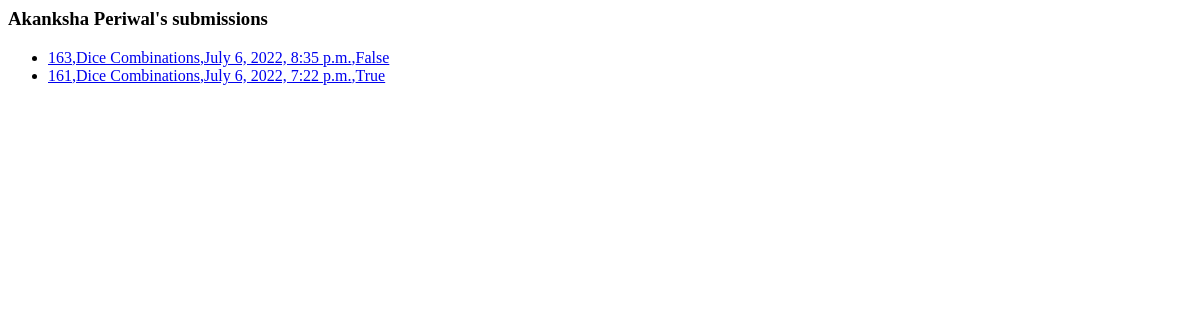
The app's page /adiperiwal_oj/1/allsubmissionslist/, older data.
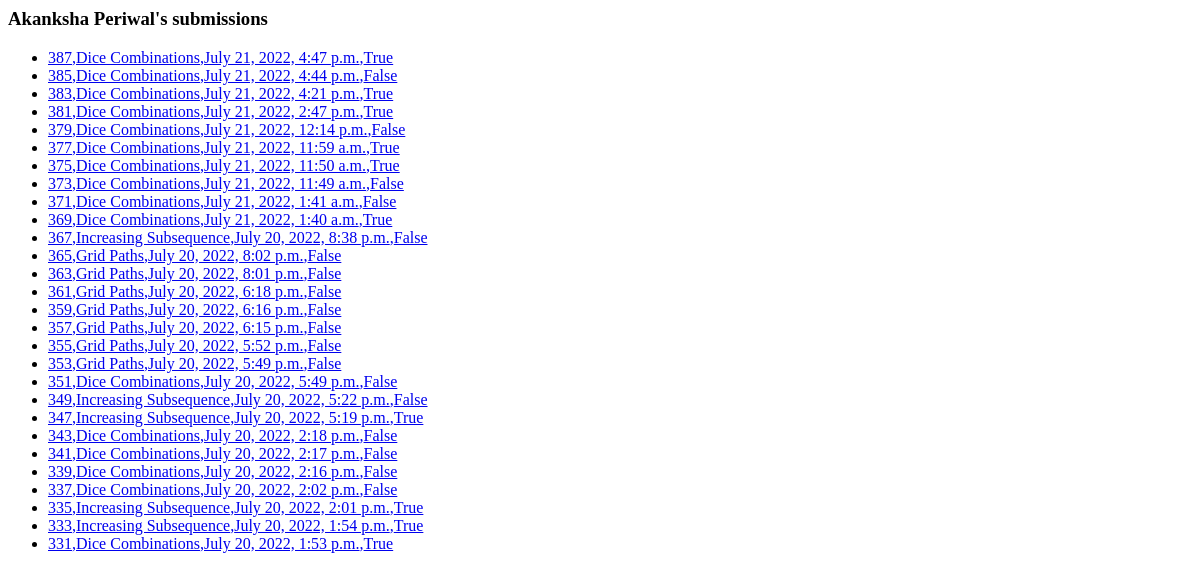
The same page, newer data.
### adiperiwal_oj/models.py (models this page shows)
class User(models.Model):
    username = models.TextField("kjxnwek")
    password = models.TextField("buhw")

class Submissions(models.Model):
    qwerty=models.ForeignKey(User, on_delete=models.CASCADE)
    answer = models.ForeignKey(Problem, on_delete=models.CASCADE)
    coder = models.TextField("C++")
    useroutput=models.TextField("xyz")
    sub_date = models.DateTimeField('Submitted at')
    verdict = models.BooleanField()

class Problem(models.Model):
    y=models.ForeignKey(User, on_delete=models.CASCADE)
    name = models.CharField(max_length=200)
    statement = models.TextField()
    difficulty = models.IntegerField(default=0)
    solved_status = models.BooleanField()

### adiperiwal_oj/views.py (the view)
# urls.py: path('<int:user_id>/allsubmissionslist/',views.allsubmissionslist,name='allsubmissionslist'),
def allsubmissionslist(request,user_id):
    user=get_object_or_404(User, pk=user_id)
    k=[]
    x=0
    for s in user.submissions_set.all():
        x=x+1
        if x&1:
            k.append(s)
    k.reverse()
    return render(request, 'adiperiwal_oj/allsubmissionslist.html', {'k':k,'user':user})

### adiperiwal_oj/templates/adiperiwal_oj/allsubmissionslist.html
<h3>{{user.username}}'s submissions</h3>
    <ul>
    {% for submission in k %}
        <li><a href="/adiperiwal_oj/{{ problem.id }}/particular/{{submission.id}}/{{user.id}}/">{{ submission.id }},{{submission.answer.name}},{{submission.sub_date}},{{submission.verdict}}</a></li>
    {% endfor %}
    </ul>

Row changes from the older to the newer data that the page shows:
removed Submissions: id "163", answer.name "Dice Combinations", sub_date "July 6, 2022, 8:35 p.m.", verdict "False"
removed Submissions: id "161", answer.name "Dice Combinations", sub_date "July 6, 2022, 7:22 p.m.", verdict "True"
added Submissions: id "387", answer.name "Dice Combinations", sub_date "July 21, 2022, 4:47 p.m.", verdict "True"
added Submissions: id "385", answer.name "Dice Combinations", sub_date "July 21, 2022, 4:44 p.m.", verdict "False"
added Submissions: id "383", answer.name "Dice Combinations", sub_date "July 21, 2022, 4:21 p.m.", verdict "True"
added Submissions: id "381", answer.name "Dice Combinations", sub_date "July 21, 2022, 2:47 p.m.", verdict "True"
added Submissions: id "379", answer.name "Dice Combinations", sub_date "July 21, 2022, 12:14 p.m.", verdict "False"
added Submissions: id "377", answer.name "Dice Combinations", sub_date "July 21, 2022, 11:59 a.m.", verdict "True"
added Submissions: id "375", answer.name "Dice Combinations", sub_date "July 21, 2022, 11:50 a.m.", verdict "True"
added Submissions: id "373", answer.name "Dice Combinations", sub_date "July 21, 2022, 11:49 a.m.", verdict "False"
added Submissions: id "371", answer.name "Dice Combinations", sub_date "July 21, 2022, 1:41 a.m.", verdict "False"
added Submissions: id "369", answer.name "Dice Combinations", sub_date "July 21, 2022, 1:40 a.m.", verdict "True"
added Submissions: id "367", answer.name "Increasing Subsequence", sub_date "July 20, 2022, 8:38 p.m.", verdict "False"
added Submissions: id "365", answer.name "Grid Paths", sub_date "July 20, 2022, 8:02 p.m.", verdict "False"
added Submissions: id "363", answer.name "Grid Paths", sub_date "July 20, 2022, 8:01 p.m.", verdict "False"
added Submissions: id "361", answer.name "Grid Paths", sub_date "July 20, 2022, 6:18 p.m.", verdict "False"
added Submissions: id "359", answer.name "Grid Paths", sub_date "July 20, 2022, 6:16 p.m.", verdict "False"
added Submissions: id "357", answer.name "Grid Paths", sub_date "July 20, 2022, 6:15 p.m.", verdict "False"
added Submissions: id "355", answer.name "Grid Paths", sub_date "July 20, 2022, 5:52 p.m.", verdict "False"
added Submissions: id "353", answer.name "Grid Paths", sub_date "July 20, 2022, 5:49 p.m.", verdict "False"
added Submissions: id "351", answer.name "Dice Combinations", sub_date "July 20, 2022, 5:49 p.m.", verdict "False"
added Submissions: id "349", answer.name "Increasing Subsequence", sub_date "July 20, 2022, 5:22 p.m.", verdict "False"
added Submissions: id "347", answer.name "Increasing Subsequence", sub_date "July 20, 2022, 5:19 p.m.", verdict "True"
added Submissions: id "343", answer.name "Dice Combinations", sub_date "July 20, 2022, 2:18 p.m.", verdict "False"
added Submissions: id "341", answer.name "Dice Combinations", sub_date "July 20, 2022, 2:17 p.m.", verdict "False"
added Submissions: id "339", answer.name "Dice Combinations", sub_date "July 20, 2022, 2:16 p.m.", verdict "False"
added Submissions: id "337", answer.name "Dice Combinations", sub_date "July 20, 2022, 2:02 p.m.", verdict "False"
added Submissions: id "335", answer.name "Increasing Subsequence", sub_date "July 20, 2022, 2:01 p.m.", verdict "True"
added Submissions: id "333", answer.name "Increasing Subsequence", sub_date "July 20, 2022, 1:54 p.m.", verdict "True"
added Submissions: id "331", answer.name "Dice Combinations", sub_date "July 20, 2022, 1:53 p.m.", verdict "True"
